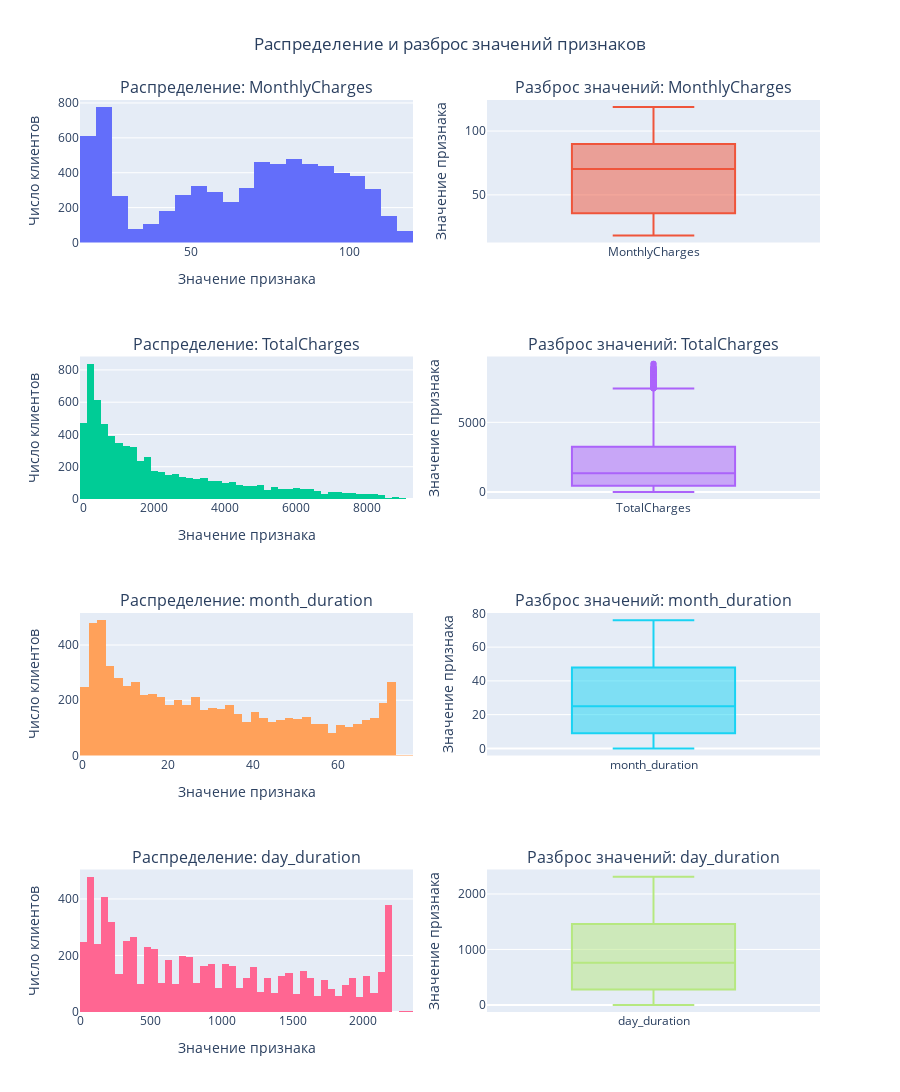

The notebook cell saved with this chart:
### Code cell
num_cols = contract.drop([ 'left'], axis=1).select_dtypes(include='number').columns 
hist_and_box_for_nums_plotly(contract, num_cols)

### Figure 1 — Plotly figure (JSON) as saved in the notebook; plotly's stock layout.template omitted (floating-point values rounded to 4 significant figures; data arrays with more than 128 entries replaced by an {"elided": "..."} marker saying what was removed)
{"data": [{"name": "MonthlyCharges", "nbinsx": 50, "type": "histogram", "x": {"elided": "7043 float values"}, "xaxis": "x", "yaxis": "y"}, {"name": "MonthlyCharges", "type": "box", "xaxis": "x2", "y": {"elided": "7043 float values"}, "yaxis": "y2"}, {"name": "TotalCharges", "nbinsx": 50, "type": "histogram", "x": {"elided": "7043 float values"}, "xaxis": "x3", "yaxis": "y3"}, {"name": "TotalCharges", "type": "box", "xaxis": "x4", "y": {"elided": "7043 float values"}, "yaxis": "y4"}, {"name": "month_duration", "nbinsx": 50, "type": "histogram", "x": {"elided": "7043 int values"}, "xaxis": "x5", "yaxis": "y5"}, {"name": "month_duration", "type": "box", "xaxis": "x6", "y": {"elided": "7043 int values"}, "yaxis": "y6"}, {"name": "day_duration", "nbinsx": 50, "type": "histogram", "x": {"elided": "7043 int values"}, "xaxis": "x7", "yaxis": "y7"}, {"name": "day_duration", "type": "box", "xaxis": "x8", "y": {"elided": "7043 int values"}, "yaxis": "y8"}], "layout": {"annotations": [{"font": {"size": 16}, "showarrow": false, "text": "Распределение: MonthlyCharges", "x": 0.225, "xanchor": "center", "xref": "paper", "y": 1, "yanchor": "bottom", "yref": "paper"}, {"font": {"size": 16}, "showarrow": false, "text": "Разброс значений: MonthlyCharges", "x": 0.775, "xanchor": "center", "xref": "paper", "y": 1, "yanchor": "bottom", "yref": "paper"}, {"font": {"size": 16}, "showarrow": false, "text": "Распределение: TotalCharges", "x": 0.225, "xanchor": "center", "xref": "paper", "y": 0.7188, "yanchor": "bottom", "yref": "paper"}, {"font": {"size": 16}, "showarrow": false, "text": "Разброс значений: TotalCharges", "x": 0.775, "xanchor": "center", "xref": "paper", "y": 0.7188, "yanchor": "bottom", "yref": "paper"}, {"font": {"size": 16}, "showarrow": false, "text": "Распределение: month_duration", "x": 0.225, "xanchor": "center", "xref": "paper", "y": 0.4375, "yanchor": "bottom", "yref": "paper"}, {"font": {"size": 16}, "showarrow": false, "text": "Разброс значений: month_duration", "x": 0.775, "xanchor": "center", "xref": "paper", "y": 0.4375, "yanchor": "bottom", "yref": "paper"}, {"font": {"size": 16}, "showarrow": false, "text": "Распределение: day_duration", "x": 0.225, "xanchor": "center", "xref": "paper", "y": 0.1562, "yanchor": "bottom", "yref": "paper"}, {"font": {"size": 16}, "showarrow": false, "text": "Разброс значений: day_duration", "x": 0.775, "xanchor": "center", "xref": "paper", "y": 0.1562, "yanchor": "bottom", "yref": "paper"}], "height": 1600, "showlegend": false, "title": {"text": "Распределение и разброс значений признаков", "x": 0.5}, "xaxis": {"anchor": "y", "domain": [0, 0.45], "title": {"text": "Значение признака"}}, "xaxis2": {"anchor": "y2", "domain": [0.55, 1]}, "xaxis3": {"anchor": "y3", "domain": [0, 0.45], "title": {"text": "Значение признака"}}, "xaxis4": {"anchor": "y4", "domain": [0.55, 1]}, "xaxis5": {"anchor": "y5", "domain": [0, 0.45], "title": {"text": "Значение признака"}}, "xaxis6": {"anchor": "y6", "domain": [0.55, 1]}, "xaxis7": {"anchor": "y7", "domain": [0, 0.45], "title": {"text": "Значение признака"}}, "xaxis8": {"anchor": "y8", "domain": [0.55, 1]}, "yaxis": {"anchor": "x", "domain": [0.8438, 1], "title": {"text": "Число клиентов"}}, "yaxis2": {"anchor": "x2", "domain": [0.8438, 1], "title": {"text": "Значение признака"}}, "yaxis3": {"anchor": "x3", "domain": [0.5625, 0.7188], "title": {"text": "Число клиентов"}}, "yaxis4": {"anchor": "x4", "domain": [0.5625, 0.7188], "title": {"text": "Значение признака"}}, "yaxis5": {"anchor": "x5", "domain": [0.2812, 0.4375], "title": {"text": "Число клиентов"}}, "yaxis6": {"anchor": "x6", "domain": [0.2812, 0.4375], "title": {"text": "Значение признака"}}, "yaxis7": {"anchor": "x7", "domain": [0, 0.1562], "title": {"text": "Число клиентов"}}, "yaxis8": {"anchor": "x8", "domain": [0, 0.1562], "title": {"text": "Значение признака"}}}}
